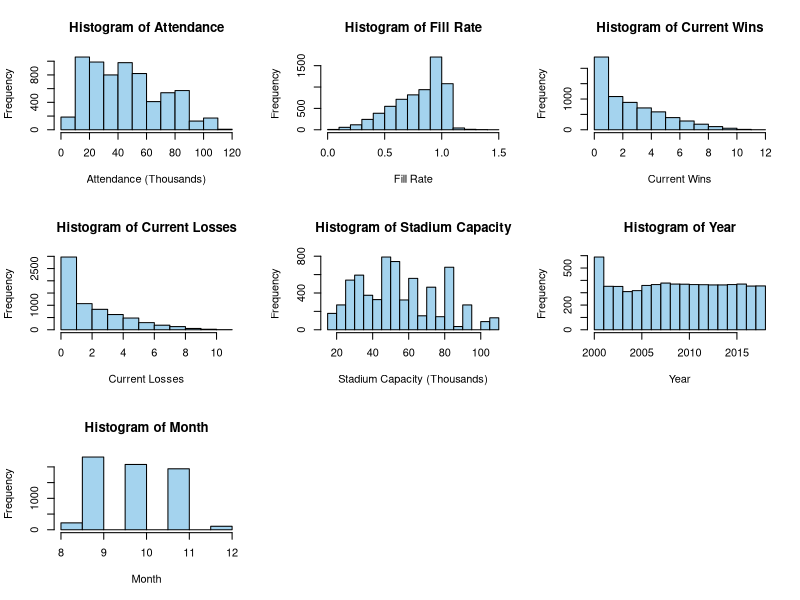
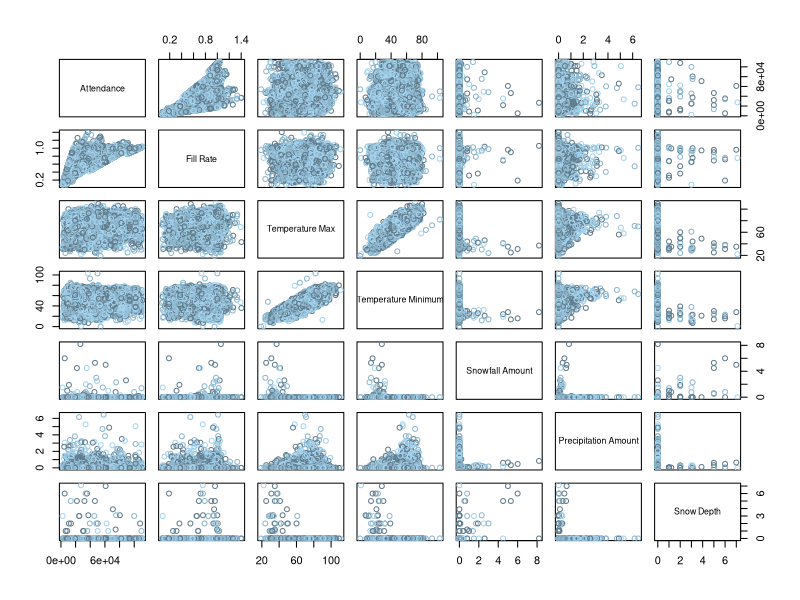
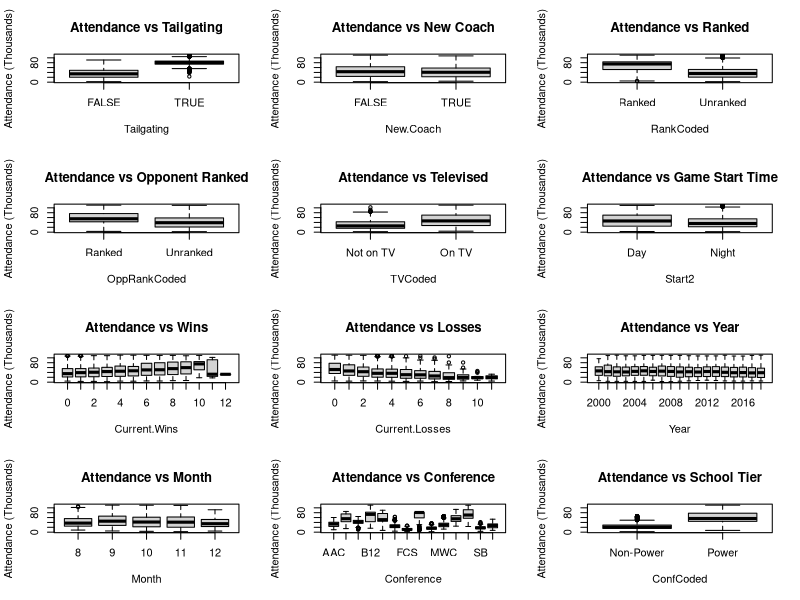
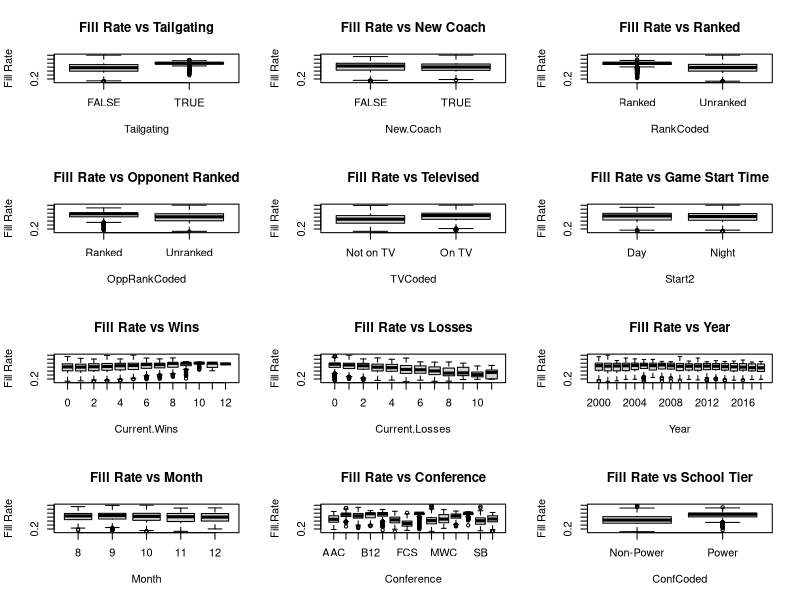
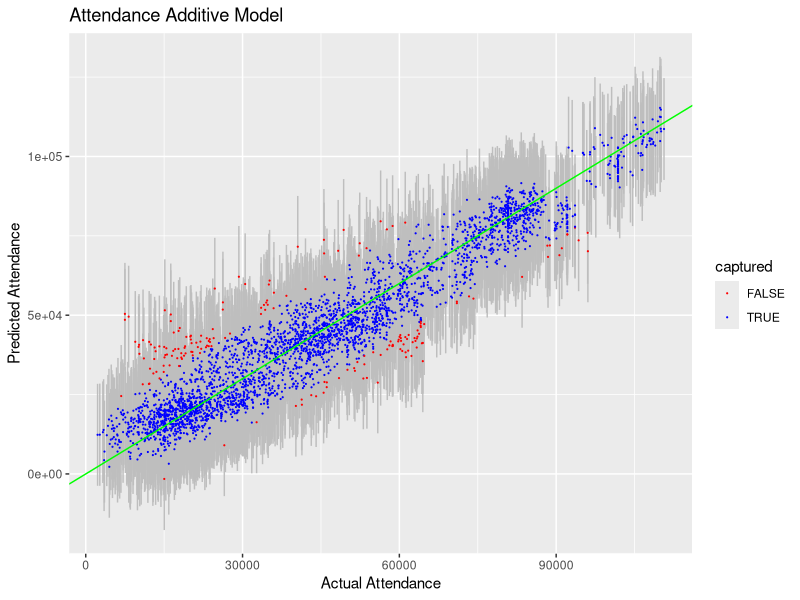
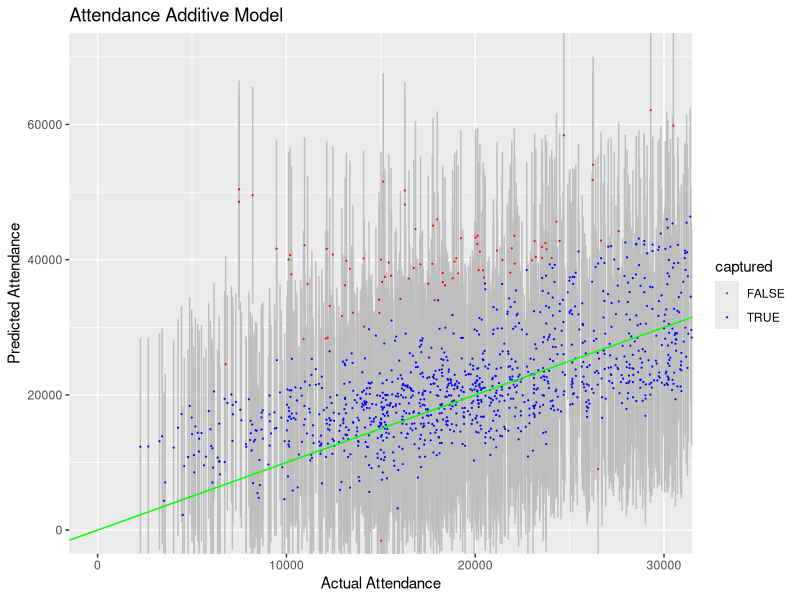
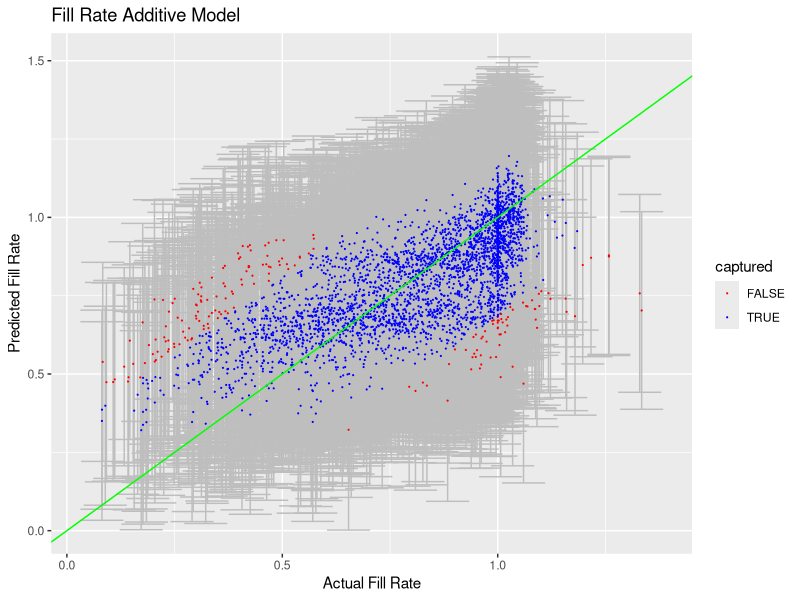

Source code (R) for these figures, in order: (Note: this script raises an error after producing the figures.)
## ---- chunk 1
# General set-up for the report.
# I find this useful, but you may improve upon, ignore, or remove
#  (possibly at your own peril).
# Tasks accomplished:
# Don't print out code
# Save results so that code blocks aren't re-run unless code
# changes (cache), _or_ a relevant earlier code block changed (autodep),
# don't clutter R output with messages or warnings (message, warning)
library(MASS)
library(knitr)
library(tidyverse)
library(dplyr)
library(ggthemes)
library(gridExtra)
library(ggplot2)
library(GGally)
opts_chunk$set(echo=FALSE,
               cache=TRUE, autodep=TRUE,
               message=FALSE, warning=FALSE)
# Turn off meaningless clutter in summary() output
options(show.signif.stars=FALSE)
## ---- chunk 2
attendance.data = read.csv("CFBeattendance.csv")
## ---- chunk 3
attendance.data = attendance.data[-c(5436,5443,5450,5457, 4522, 4524, 4526, 4528, 4530, 4532),]
## ---- chunk 4
attendance.data[4424, 24] = 12

attendance.data$Conference[which(attendance.data$Team=="Oregon State")] = "Pac-12"

attendance.data$Conference[which(attendance.data$Team=="USC")] = "Pac-12"

rutgers = attendance.data[which(attendance.data$Team=="Rutgers"),]
yr = 2000
while(yr<2013){
        rutgers$Conference[which(rutgers$Year==yr)] = "Big East"
        yr = yr+1
}
attendance.data$Conference[which(attendance.data$Team=="Rutgers")] = rutgers$Conference

boston_college = attendance.data[which(attendance.data$Team=="Boston College"),]
yr = 2000
while(yr<2005){
        boston_college$Conference[which(boston_college$Year==yr)] = "Big East"
        yr = yr+1
}
attendance.data$Conference[which(attendance.data$Team=="Boston College")] = boston_college$Conference

smu = attendance.data[which(attendance.data$Team=="SMU"),]
yr = 2005
while(yr<2013){
        smu$Conference[which(smu$Year==yr)] = "CUSA"
        yr = yr+1
}
attendance.data$Conference[which(attendance.data$Team=="SMU")] = smu$Conference

south_alabama = attendance.data[which(attendance.data$Team=="South Alabama"),]
yr = 2013
while(yr<2019){
        south_alabama$Conference[which(south_alabama$Year==yr)] = "Sun Belt"
        yr = yr+1
}
attendance.data$Conference[which(attendance.data$Team=="South Alabama")] = south_alabama$Conference

west_virginia = attendance.data[which(attendance.data$Team=="West Virginia"),]
yr = 2000
while(yr<2012){
        west_virginia$Conference[which(west_virginia$Year==yr)] = "Big East"
        yr = yr+1
}
attendance.data$Conference[which(attendance.data$Team=="West Virginia")] = west_virginia$Conference

memphis = attendance.data[which(attendance.data$Team=="Memphis"),]
memphis$Conference[which(memphis$Year==2013)] = "AAC"
attendance.data$Conference[which(attendance.data$Team=="Memphis")] = memphis$Conference

mid_tennessee = attendance.data[which(attendance.data$Team=="Middle Tennessee"),]
mid_tennessee$Conference[which(mid_tennessee$Year==2001)] = "Sun Belt"
attendance.data$Conference[which(attendance.data$Team=="Middle Tennessee")] = mid_tennessee$Conference

byu = attendance.data[which(attendance.data$Team=="BYU"),]
byu$Conference[which(byu$Year==2011)] = "Independent"
attendance.data$Conference[which(attendance.data$Team=="BYU")] = byu$Conference

fiu = attendance.data[which(attendance.data$Team=="FIU"),]
yr = 2002
while(yr<2005){
        fiu$Conference[which(fiu$Year==yr)] = "FCS"
        yr = yr+1
}
attendance.data$Conference[which(attendance.data$Team=="FIU")] = fiu$Conference

georgia_st = attendance.data[which(attendance.data$Team=="Georgia State"),]
yr = 2011
while(yr<2013){
        georgia_st$Conference[which(georgia_st$Year==yr)] = "FCS"
        yr = yr+1
}
attendance.data$Conference[which(attendance.data$Team=="Georgia State")] = georgia_st$Conference
## ---- chunk 5
attendance.data$RankCoded = double(length=nrow(attendance.data))
attendance.data$OppRankCoded = double(length=nrow(attendance.data))
attendance.data$TVCoded = double(length=nrow(attendance.data))
newtime = str_split(attendance.data$Time, ":")
attendance.data$Hour = double(length=nrow(attendance.data))
attendance.data$Start = double(length=nrow(attendance.data))
attendance.data$Start2 = double(length=nrow(attendance.data))
attendance.data$ConfCoded = double(length=nrow(attendance.data))

for (i in 1:nrow(attendance.data)){
  if (attendance.data$Rank[i]=='NR')attendance.data$RankCoded[i] = 'Unranked'
  else attendance.data$RankCoded[i] = 'Ranked'
  if (attendance.data$Opponent_Rank[i]=='NR')attendance.data$OppRankCoded[i] = 'Unranked'
  else attendance.data$OppRankCoded[i] = 'Ranked'
  if (attendance.data$TV[i]=='Not on TV')attendance.data$TVCoded[i] = 'Not on TV'
  else attendance.data$TVCoded[i] = 'On TV'
  attendance.data$Hour[i] = as.numeric(newtime[[i]][1])
  if (attendance.data$Hour[i] %in% c(10,11,12,13,14,15,16))attendance.data$Start[i] = 'Day'
  else attendance.data$Start[i] = 'Night'
  if (attendance.data$Hour[i] %in% c(10,11,12,13,14,15,16,17))attendance.data$Start2[i] = 'Day'
  else attendance.data$Start2[i] = 'Night'
  if ((attendance.data$Conference[i] %in% c('ACC','Big-10','Big-12','Big East','Pac-12','SEC'))||attendance.data$Team[i]=='Notre Dame')attendance.data$ConfCoded[i] = 'Power'
  else attendance.data$ConfCoded[i] = 'Non-Power'
}
attendance.data$RankCoded = as.factor(attendance.data$RankCoded)
attendance.data$OppRankCoded = as.factor(attendance.data$OppRankCoded)
attendance.data$TVCoded = as.factor(attendance.data$TVCoded)
attendance.data$Start = as.factor(attendance.data$Start)
attendance.data$Start2 = as.factor(attendance.data$Start2)
attendance.data$ConfCoded = as.factor(attendance.data$ConfCoded)
## ---- chunk 6
quan.att = quantile(attendance.data$Attendance, c(0.25, 0.5, 0.75), type = 1, na.rm = TRUE)
quan.fill = quantile(attendance.data$Fill.Rate, c(0.25, 0.5, 0.75), type = 1, na.rm = TRUE)
quan.cap = quantile(attendance.data$Stadium.Capacity, c(0.25, 0.5, 0.75), type = 1, na.rm = TRUE)
quan.att
quan.cap
quan.fill
## ---- chunk 7
par(mfrow = c(3,3))
hist(attendance.data$Attendance/1000, main = "Histogram of Attendance",
     xlab = "Attendance (Thousands)", col = "lightskyblue2")
hist(attendance.data$Fill.Rate, main = "Histogram of Fill Rate",
     xlab = "Fill Rate", col = "lightskyblue2")
hist(attendance.data$Current.Wins, main = "Histogram of Current Wins",
     xlab = "Current Wins", col = "lightskyblue2")
hist(attendance.data$Current.Losses, main = "Histogram of Current Losses",
     xlab = "Current Losses", col = "lightskyblue2")
hist(attendance.data$Stadium.Capacity/1000,
     main = "Histogram of Stadium Capacity",
     xlab = "Stadium Capacity (Thousands)", col = "lightskyblue2")
hist(attendance.data$Year, main = "Histogram of Year", xlab = "Year", col = "lightskyblue2")
hist(attendance.data$Month, main = "Histogram of Month", xlab = "Month", col = "lightskyblue2")
## ---- chunk 8
pairs(Attendance~Fill.Rate+TMAX+TMIN+SNOW+PRCP+SNWD, data=attendance.data, col = c("lightskyblue4","lightskyblue3", "lightskyblue2"), labels = c("Attendance", "Fill Rate", "Temperature Max", "Temperature Minimum", "Snowfall Amount", "Precipitation Amount", "Snow Depth"))
## ---- chunk 9
par(mfrow = c(4,3))
boxplot(Attendance/1000~Tailgating,data=attendance.data,
        ylab = "Attendance (Thousands)", main = "Attendance vs Tailgating")
boxplot(Attendance/1000~New.Coach,data=attendance.data,
        ylab = "Attendance (Thousands)", main = "Attendance vs New Coach")
boxplot(Attendance/1000~RankCoded,data=attendance.data,
        ylab = "Attendance (Thousands)", main = "Attendance vs Ranked")
boxplot(Attendance/1000~OppRankCoded,data=attendance.data,
        ylab = "Attendance (Thousands)",
        main = "Attendance vs Opponent Ranked")
boxplot(Attendance/1000~TVCoded,data=attendance.data,
        ylab = "Attendance (Thousands)", main = "Attendance vs Televised")
boxplot(Attendance/1000~Start2,data=attendance.data,
        ylab = "Attendance (Thousands)",
        main = "Attendance vs Game Start Time")
boxplot(Attendance/1000~Current.Wins,data=attendance.data,
        ylab = "Attendance (Thousands)", main = "Attendance vs Wins")
boxplot(Attendance/1000~Current.Losses,data=attendance.data,
        ylab = "Attendance (Thousands)", main = "Attendance vs Losses")
boxplot(Attendance/1000~Year, data=attendance.data,
        ylab = "Attendance (Thousands)", main = "Attendance vs Year")
boxplot(Attendance/1000~Month,data=attendance.data,
        ylab = "Attendance (Thousands)", main = "Attendance vs Month")
boxplot(Attendance/1000~Conference, data=attendance.data,
        ylab = "Attendance (Thousands)", main = "Attendance vs Conference",
        names = c("AAC","ACC","B10","B12","BE","CUSA","FCS",
                  "Ind.","MAC","MWC","P12","SEC", "SB","WAC"))
boxplot(Attendance/1000~ConfCoded,data=attendance.data,
        ylab = "Attendance (Thousands)", main = "Attendance vs School Tier")
## ---- chunk 10
par(mfrow = c(4,3))
boxplot(Fill.Rate~Tailgating,data=attendance.data, ylab = "Fill Rate",
        main = "Fill Rate vs Tailgating")
boxplot(Fill.Rate~New.Coach,data=attendance.data, ylab = "Fill Rate",
        main = "Fill Rate vs New Coach")
boxplot(Fill.Rate~RankCoded,data=attendance.data, ylab = "Fill Rate",
        main = "Fill Rate vs Ranked")
boxplot(Fill.Rate~OppRankCoded,data=attendance.data, ylab = "Fill Rate",
        main = "Fill Rate vs Opponent Ranked")
boxplot(Fill.Rate~TVCoded,data=attendance.data, ylab = "Fill Rate",
        main = "Fill Rate vs Televised")
boxplot(Fill.Rate~Start2,data=attendance.data, ylab = "Fill Rate",
        main = "Fill Rate vs Game Start Time")
boxplot(Fill.Rate~Current.Wins,data=attendance.data, ylab = "Fill Rate",
        main = "Fill Rate vs Wins")
boxplot(Fill.Rate~Current.Losses,data=attendance.data, ylab = "Fill Rate",
        main = "Fill Rate vs Losses")
boxplot(Fill.Rate~Year, data=attendance.data, ylab = "Fill Rate",
        main = "Fill Rate vs Year")
boxplot(Fill.Rate~Month,data=attendance.data, ylab = "Fill Rate",
        main = "Fill Rate vs Month")
boxplot(Fill.Rate~Conference, data=attendance.data,
        main = "Fill Rate vs Conference",
        names = c("AAC","ACC","B10","B12","BE","CUSA","FCS",
                  "Ind.","MAC","MWC","P12","SEC", "SB","WAC"))
boxplot(Fill.Rate~ConfCoded,data=attendance.data, ylab = "Fill Rate",
        main = "Fill Rate vs School Tier")
## ---- chunk 11
n = nrow(attendance.data)
select.rows <- sample(1:n, replace=FALSE, size=floor(n/2))
select.set <- attendance.data[select.rows,]
inference.set <- attendance.data[-select.rows,]
## ---- chunk 12
library(mgcv)
att.gam = gam(Attendance~s(Current.Wins,Current.Losses)+s(Stadium.Capacity)+New.Coach+Tailgating, data=select.set)
att.gam2 = gam(Attendance~s(Current.Wins,Current.Losses)+s(Stadium.Capacity)+Tailgating, data=select.set)
att.gam3 = gam(Attendance~s(Current.Wins,Current.Losses)+s(Stadium.Capacity)+Tailgating+s(TMIN,TMAX), data=select.set)
att.gam4 = gam(Attendance~s(Current.Wins,Current.Losses)+s(Stadium.Capacity)+Tailgating+s(TMIN,TMAX)+RankCoded+OppRankCoded, data=select.set)
att.gam5 = gam(Attendance~s(Current.Wins,Current.Losses)+s(Stadium.Capacity)+Tailgating+s(TMIN,TMAX)+RankCoded+OppRankCoded+Start, data=select.set)
att.gam6 = gam(Attendance~s(Current.Wins,Current.Losses)+s(Stadium.Capacity)+Tailgating+s(TMIN,TMAX)+RankCoded+OppRankCoded+Start2, data=select.set)
att.gam7 = gam(Attendance~s(Current.Wins,Current.Losses)+s(Stadium.Capacity)+Tailgating+s(TMIN,TMAX)+RankCoded+OppRankCoded+ConfCoded, data=select.set)
## ---- chunk 13
mdl_rmse <- function(mdl){
  rmse = sqrt(mean(residuals(mdl)^2))
  return(rmse)
}

att.rmses = double(7)
att.rmses[1] = mdl_rmse(att.gam)
att.rmses[2] = mdl_rmse(att.gam2)
att.rmses[3] = mdl_rmse(att.gam3)
att.rmses[4] = mdl_rmse(att.gam4)
att.rmses[5] = mdl_rmse(att.gam5)
att.rmses[6] = mdl_rmse(att.gam6)
att.rmses[7] = mdl_rmse(att.gam7)
best.att = which.min(att.rmses)
## ---- chunk 14
fill.gam = gam(Fill.Rate~s(Current.Wins,Current.Losses)+s(Stadium.Capacity)+New.Coach+Tailgating, data=select.set)
fill.gam2 = gam(Fill.Rate~s(Current.Wins,Current.Losses)+s(Stadium.Capacity)+Tailgating, data=select.set)
fill.gam3 = gam(Fill.Rate~s(Current.Wins,Current.Losses)+s(Stadium.Capacity)+Tailgating+s(TMIN,TMAX), data=select.set)
fill.gam4 = gam(Fill.Rate~s(Current.Wins,Current.Losses)+s(Stadium.Capacity)+Tailgating+s(TMIN,TMAX)+RankCoded+OppRankCoded, data=select.set)
fill.gam5 = gam(Fill.Rate~s(Current.Wins,Current.Losses)+s(Stadium.Capacity)+Tailgating+s(TMIN,TMAX)+RankCoded+OppRankCoded+Start, data=select.set)
fill.gam6 = gam(Fill.Rate~s(Current.Wins,Current.Losses)+s(Stadium.Capacity)+Tailgating+s(TMIN,TMAX)+RankCoded+OppRankCoded+Start2, data=select.set)
fill.gam7 = gam(Fill.Rate~s(Current.Wins,Current.Losses)+s(Stadium.Capacity)+Tailgating+s(TMIN,TMAX)+RankCoded+OppRankCoded+Start2+ConfCoded, data=select.set)
## ---- chunk 15
fill.rmses = double(7)
fill.rmses[1] = mdl_rmse(fill.gam)
fill.rmses[2] = mdl_rmse(fill.gam2)
fill.rmses[3] = mdl_rmse(fill.gam3)
fill.rmses[4] = mdl_rmse(fill.gam4)
fill.rmses[5] = mdl_rmse(fill.gam5)
fill.rmses[6] = mdl_rmse(fill.gam6)
fill.rmses[7] = mdl_rmse(fill.gam7)
best.fill = which.min(fill.rmses)
## ---- chunk 16
preds.gam.all = predict(att.gam7, newdata=inference.set, se.fit=TRUE) # no interval here
preds.gam = data.frame(
  obs.value = inference.set$Attendance, 
  fit = preds.gam.all$fit,
  fit.se = preds.gam.all$se.fit)
sigma.gam = sqrt(att.gam7$sig2) # annoyingly in a different place
preds.gam = preds.gam %>% mutate(
  lwr = fit - 2*sqrt(fit.se^2 + sigma.gam^2), 
  upr = fit + 2*sqrt(fit.se^2 + sigma.gam^2), 
  captured = (obs.value <= upr) & (obs.value >= lwr)
  )
mean(preds.gam$captured)# percentage of actual observations inside the CI
round(median(preds.gam.all$se.fit),3) # median size of the pred SEs (log scale)
## ---- chunk 17
pgam <- preds.gam %>%
  ggplot(aes(x=obs.value,y=fit,color=captured)) + 
  geom_errorbar(aes(ymin=lwr, ymax=upr), width=.1,color='grey') + 
  geom_point(size=.1) + geom_abline(slope=1, intercept = 0, color='green') + 
  scale_color_manual(values=c('red','blue')) +
  xlab('Actual Attendance') + ylab('Predicted Attendance') +
  ggtitle('Attendance Additive Model')
pgam
## ---- chunk 18
pgam + coord_cartesian(xlim=c(0,3e4), ylim=c(0,7e4))
## ---- chunk 19
preds.gam.all2 = predict(fill.gam7, newdata=inference.set, se.fit=TRUE) # no interval here
preds.gam2 = data.frame(
  obs.value = inference.set$Fill.Rate, 
  fit = preds.gam.all2$fit,
  fit.se = preds.gam.all2$se.fit)
sigma.gam2 = sqrt(fill.gam7$sig2) # annoyingly in a different place
preds.gam2 = preds.gam2 %>% mutate(
  lwr = fit - 2*sqrt(fit.se^2 + sigma.gam2^2), 
  upr = fit + 2*sqrt(fit.se^2 + sigma.gam2^2), 
  captured = (obs.value <= upr) & (obs.value >= lwr)
  )
mean(preds.gam2$captured)# percentage of actual observations inside the CI
round(median(preds.gam.all2$se.fit),3) # median size of the pred SEs (log scale)
## ---- chunk 20
pgam2 <- preds.gam2 %>%
  ggplot(aes(x=obs.value,y=fit,color=captured)) + 
  geom_errorbar(aes(ymin=lwr, ymax=upr), width=.1,color='grey') + 
  geom_point(size=.1) + geom_abline(slope=1, intercept=0, color='green') + 
  scale_color_manual(values=c('red','blue')) +
  xlab('Actual Fill Rate') + ylab('Predicted Fill Rate') +
  ggtitle('Fill Rate Additive Model')
pgam2
## ---- chunk 21
final.att.mdl = att.gam7
final.fill.mdl = fill.gam7

att.coef = coefficients(final.att.mdl)[c(1:5)]
fill.coef = coefficients(final.fill.mdl)[c(1:6)]
coef(att.coef)
coef(fill.coef)
## ---- chunk 22
plot(final.att.mdl, pages = 1, scale=0, shade=TRUE, se=2, bty='n', las=1)
## ---- chunk 23
plot(final.fill.mdl, pages = 1, scale=0, shade=TRUE, se=2, bty='n', las=1)
